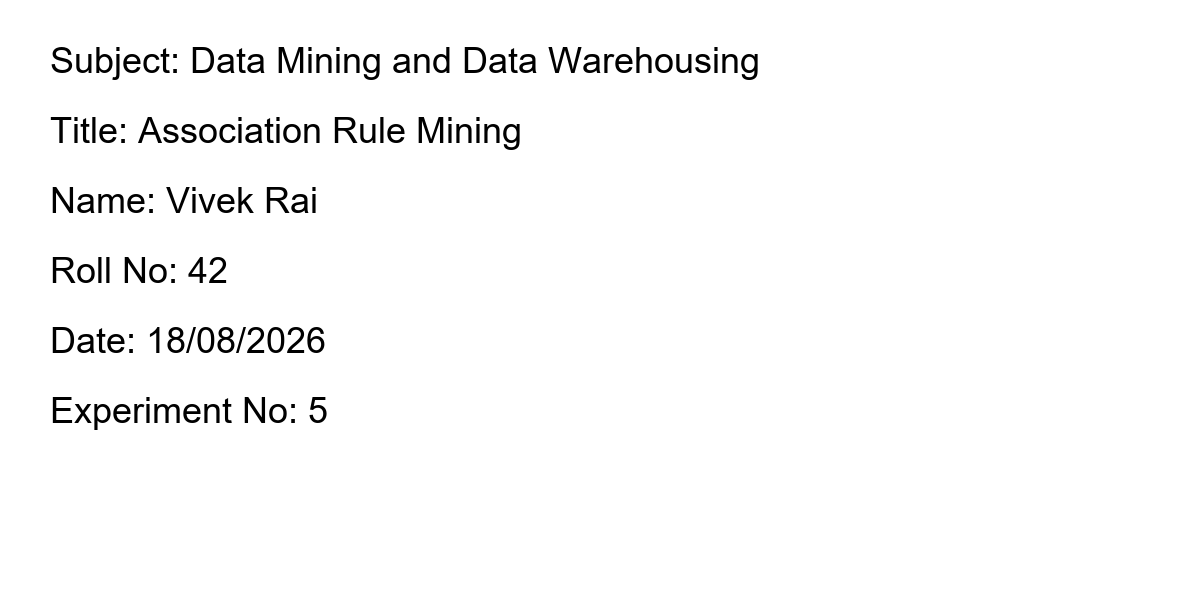
#> input picture OCR_new/input/test_doc.png, 1200 x 600 px; its folder holds only this picture in this run
$ python -i threshold.py   (imports and definitions only)
#> lines starting #> are read from the running program, lines starting #| are printed output that depends on the picture; after the words box and inside, x2 and y2 are one past the last pixel; in counts of white or black regions, pixels touching at a corner belong together
### OCR_new/utils/logger.py
"""
utils/logger.py
---------------
Centralised logging factory for the offline OCR system.

Usage:
    from utils.logger import get_logger
    log = get_logger(__name__)
    log.info("Processing started")
"""

from __future__ import annotations

import logging
import logging.handlers
import os
import sys
from pathlib import Path
from typing import Optional


# [68 lines left out: functions _load_config, setup_root_logger, not called in this run]


def get_logger(name: str) -> logging.Logger:
    """
    Return a named logger.  Call setup_root_logger() at application startup
    before calling this for the first time.

    Parameters
    ----------
    name : str
        Typically pass ``__name__`` from the calling module.
    """
    return logging.getLogger(name)

### OCR_new/preprocessing/threshold.py
"""
preprocessing/threshold.py
---------------------------
Image binarisation / thresholding for scanned documents.

Three modes are supported (configured via config.yaml):

  otsu        – Otsu's global thresholding (best for bimodal histograms)
  adaptive    – Adaptive (local) thresholding (best for uneven lighting)
  simple      – Fixed global threshold

Config key: config["preprocessing"]["threshold_method"]
            ("otsu" | "adaptive" | "simple"), default: "otsu"

Note
----
Aggressive binarisation can destroy fine handwriting strokes.
The preprocessing pipeline in image_preprocessor.py should apply
thresholding selectively (e.g., skip for handwriting-only regions or
reduce the block size for adaptive mode).
"""

from __future__ import annotations

import cv2
import numpy as np

from utils.logger import get_logger

log = get_logger(__name__)

_METHODS = {"otsu", "adaptive", "simple"}


def threshold(image: np.ndarray, config: dict | None = None) -> np.ndarray:
    """
    Binarise *image*.

    Parameters
    ----------
    image : np.ndarray
        BGR or grayscale image.
    config : dict, optional
        Full application config.

    Returns
    -------
    np.ndarray
        Binarised (single-channel) image as uint8.
    """
    cfg = (config or {}).get("preprocessing", {})
    method = str(cfg.get("threshold_method", "otsu")).lower()

    if method not in _METHODS:
        log.warning("Unknown threshold method '%s'. Falling back to 'otsu'.", method)
        method = "otsu"

    gray = cv2.cvtColor(image, cv2.COLOR_BGR2GRAY) if image.ndim == 3 else image.copy()

    log.debug("Thresholding with method='%s'", method)

    if method == "otsu":
        return _otsu(gray)
    if method == "adaptive":
        return _adaptive(gray, cfg)
    # simple
    return _simple(gray, cfg)


# ──────────────────────────────────────────────────────────────────────────────
# Strategy implementations
# ──────────────────────────────────────────────────────────────────────────────

def _otsu(gray: np.ndarray) -> np.ndarray:
    """Otsu's global thresholding."""
    _, binary = cv2.threshold(gray, 0, 255, cv2.THRESH_BINARY + cv2.THRESH_OTSU)
    return binary


def _adaptive(gray: np.ndarray, cfg: dict) -> np.ndarray:
    """
    Adaptive Gaussian thresholding.

    Handles uneven illumination better than Otsu for scanned documents.
    """
    block_size = int(cfg.get("adaptive_block_size", 11))
    c_constant = int(cfg.get("adaptive_c", 2))

    # block_size must be odd and >= 3
    if block_size < 3:
        block_size = 3
    if block_size % 2 == 0:
        block_size += 1

    binary = cv2.adaptiveThreshold(
        gray,
        255,
        cv2.ADAPTIVE_THRESH_GAUSSIAN_C,
        cv2.THRESH_BINARY,
        block_size,
        c_constant,
    )
    return binary


def _simple(gray: np.ndarray, cfg: dict) -> np.ndarray:
    """Simple fixed-value thresholding."""
    thresh_value = int(cfg.get("simple_threshold_value", 127))
    _, binary = cv2.threshold(gray, thresh_value, 255, cv2.THRESH_BINARY)
    return binary

>>> import cv2
>>> picture = cv2.imread('../input/test_doc.png')
#> picture is the input picture: shape (600, 1200, 3); min 0, max 255, mean 249
>>> result = threshold(picture)
#> in _otsu, `_, binary = cv2.threshold(gray, 0, 255, cv2.THRESH_BINARY + cv2.THRESH..`:
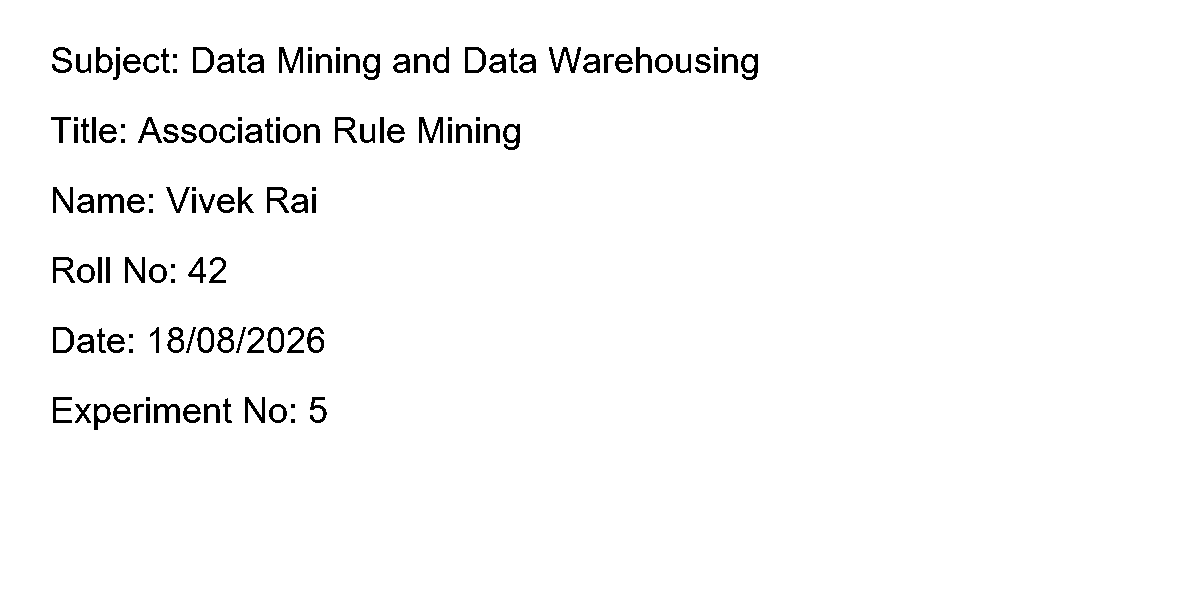
#> binary: shape (600, 1200); 97.5% white; 132 black regions (24 under 20 px), largest, box (x1, y1, x2, y2) and area: (549, 47, 581, 73) 310, (279, 47, 303, 73) 303, (419, 117, 443, 143) 303
